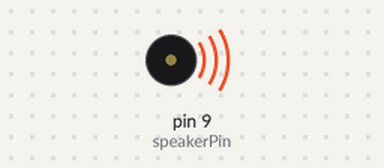
Bench run of a sketch on a simulated Arduino Uno, built with avr-gcc and run on an emulated ATmega328P. On the bench: buzzer (waves = sounding).

Above: at 0.5 s.
Timing chart, 0 to 2.1 s (numbered marks = the images above):
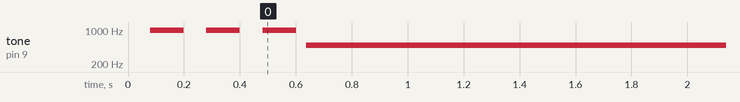

Measured:
- by itself, tone on pin 9 (speakerPin): plays 980 Hz for 0.12 s, 980 Hz for 0.12 s, 980 Hz for 0.12 s, 490 Hz for 129 s

The sketch:

sine_square_triangle.ino
```cpp
const int speakerPin = 9;
const int numSamples = 256;
int sineData[numSamples];

void beep(int pin, int frequency, int duration) {
  unsigned long start = millis();
  while (millis() - start < duration) {
    analogWrite(pin, 255);
    delayMicroseconds(frequency);
    analogWrite(pin, 0);
    delayMicroseconds(frequency);
  }
}

void setup() {
  pinMode(speakerPin, OUTPUT);
  for (int i = 0; i < numSamples; i++) {
    sineData[i] = 127.5 + 127.5 * sin(2 * PI * i / numSamples);
  }
}


void loop() {
    // Drei kurze Pieptöne
  for (int i = 0; i < 3; i++) {
    beep(speakerPin, 500, 100);  // 500 Mikrosekunden Ton, 100 Millisekunden Dauer
    delay(100);  // Pause zwischen den Pieptönen
  }

  // Sinuston für 3 Sekunden
  unsigned long startMillis = millis();
  while(millis() - startMillis < 3000) {
    for (int i = 0; i < numSamples; i++) {
      analogWrite(speakerPin, sineData[i]);
      delayMicroseconds(100);
    }
  }

  // Rechteckton für 3 Sekunden
  startMillis = millis();
  while(millis() - startMillis < 3000) {
    analogWrite(speakerPin, 255);
    delayMicroseconds(100);
    analogWrite(speakerPin, 0);
    delayMicroseconds(100);
  }

  // Dreieckston für 3 Sekunden
  startMillis = millis();
  while(millis() - startMillis < 3000) {
    for (int i = 0; i < 255; i++) {
      analogWrite(speakerPin, i);
      delayMicroseconds(100);
    }
    for (int i = 255; i > 0; i--) {
      analogWrite(speakerPin, i);
      delayMicroseconds(100);
    }
  }
}
```
